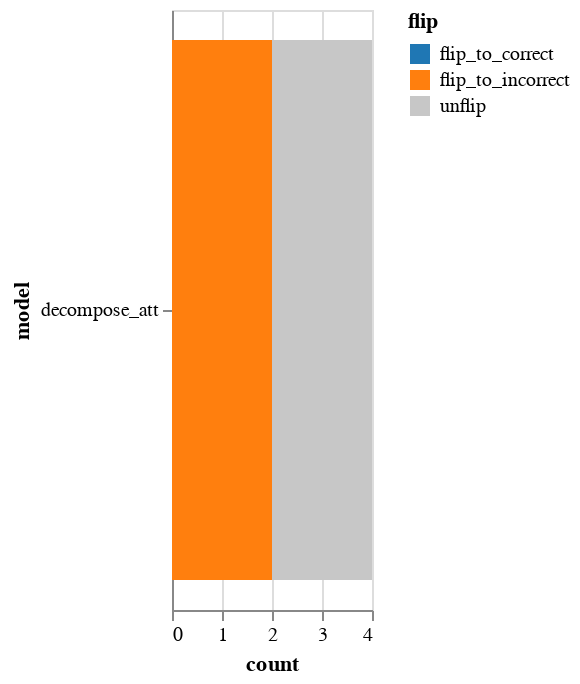

The notebook cell saved with this chart:
### Markdown cell above
#### Visualize rewritten instance changing status:

The visualization for a rewrite rule is one-bar histogram that displays the count of instances rewritten, and the proportion of "flip_to_correct", "flip_to_incorrect", "unflip". Because of the flipping proportion, this historgram is different for each different model. Here, we've only rewritten four instances, and two of them have changed predictions -- to incorrect.

### Code cell
rewrite.visualize_models(models=["decompose_att"])

### Figure 1 — Vega-Lite specification as saved in the notebook (floating-point values rounded to 4 significant figures)
{"$schema": "https://vega.github.io/schema/vega-lite/v3.2.1.json", "config": {"mark": {"tooltip": null}, "view": {"height": 300, "width": 400}}, "data": {"name": "data-c83f553514f4898dddac2683305fb88a"}, "datasets": {"data-c83f553514f4898dddac2683305fb88a": [{"count": 0, "flip": "flip_to_correct", "model": "decompose_att"}, {"count": 2, "flip": "flip_to_incorrect", "model": "decompose_att"}, {"count": 2, "flip": "unflip", "model": "decompose_att"}]}, "encoding": {"color": {"field": "flip", "scale": {"domain": ["flip_to_correct", "flip_to_incorrect", "unflip"], "range": ["#1f77b4", "#ff7f0e", "#c7c7c7"]}, "type": "nominal"}, "tooltip": [{"field": "model", "type": "nominal"}, {"field": "count", "type": "quantitative"}, {"field": "correctness", "type": "nominal"}], "x": {"field": "count", "stack": "zero", "type": "quantitative"}, "y": {"field": "model", "type": "nominal"}}, "mark": "bar", "width": 100}
